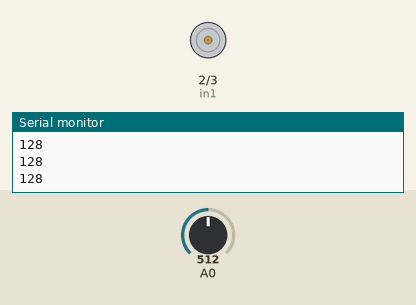
Simulated run of this sketch. Board: Arduino Uno, built with avr-gcc and run on an emulated ATmega328P. Parts: motor-driver pin pairs drawn as motors (green arrow = first pin HIGH = forward, orange = second pin HIGH = backward, longer = more drive, scaled by the enable pin), the last lines printed to the serial monitor. The inputs (shaded band) are chosen by the test bench; at power-on: A0 = 512.

Above: at 1.2 s.
1.3 s: A0 set to 520
At 2.2 s:
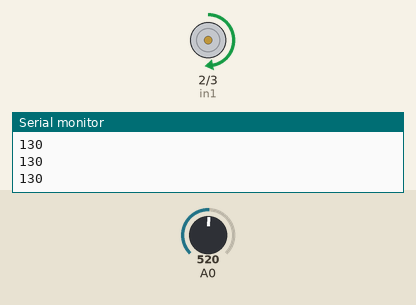
2.8 s: A0 set to 306
At 4.0 s:
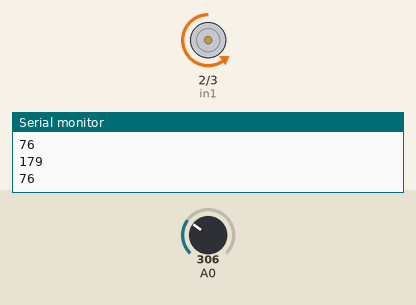
4.3 s: A0 set to 122
At 5.5 s:
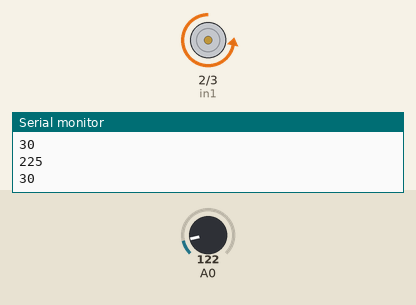
5.8 s: A0 set to 511
At 6.4 s:
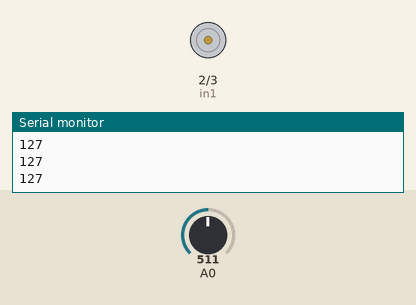
7.3 s: A0 set to 1023
At 7.9 s:
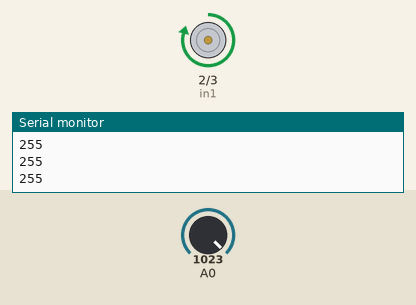
8.8 s: A0 set to 716
At 9.8 s:
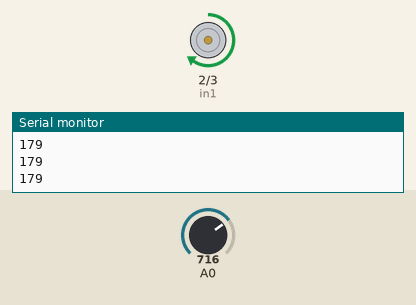
Timing chart, 0 to 11.3 s (numbered marks = the images above; inputs shaded):
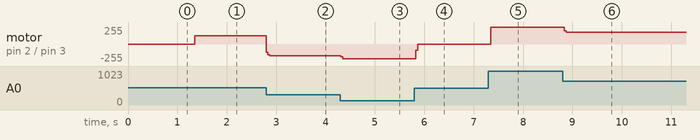

The sketch:

Speed_Control.ino
```cpp
/*
 Name:		Speed_Control.ino
 Created:	4/7/2020 5:28:30 PM
 Author:	PTL21166W-PAN006
*/

// the setup function runs once when you press reset or power the board
int in1 = 2;
int in2 = 3;
int speed = 6;
int aux = 0;

void setup() {
	pinMode(in1, OUTPUT);
	pinMode(in2, OUTPUT);
	pinMode(speed, OUTPUT);

	Serial.begin(9600);
}

// the loop function runs over and over again until power down or reset
void loop() {
	int n = analogRead(A0) / 4;
	if (n >= 130) {
		SetSpeed(speed, n);
		andar(in1, in2);
	}
	if (n <= 120) {
		aux = abs(255-n);
		SetSpeed(speed, aux);
		andar(in2, in1);
		Serial.println(aux);
	}
	Serial.println(n);
	SetSpeed(speed, 0);
}
void andar(int pin1, int pin2) {
	digitalWrite(pin1, HIGH);
	digitalWrite(pin2, LOW);
}
void SetSpeed(int pinPWM, int SpeedValues) {
	analogWrite(pinPWM, SpeedValues);
}
```

Measured:
- the behaviour switches between 519 and 520 on A0 (found by bisection; images 0 and 1)
- after the input at 1.3 s, motor on pin 2 (in1) / pin 3 (in2): stopped → forward 127/255 after 0.05 s
- after the input at 2.8 s, motor on pin 2 (in1) / pin 3 (in2): forward 127/255 → backward 176/255 at once
- after the input at 4.3 s, motor on pin 2 (in1) / pin 3 (in2): backward 176/255 → backward 222/255 at once
- after the input at 5.8 s, motor on pin 2 (in1) / pin 3 (in2): backward 222/255 → stopped at once
- after the input at 7.3 s, motor on pin 2 (in1) / pin 3 (in2): stopped → forward 250/255 after 0.05 s
- after the input at 8.8 s, motor on pin 2 (in1) / pin 3 (in2): forward 250/255 → forward 175/255 at once
